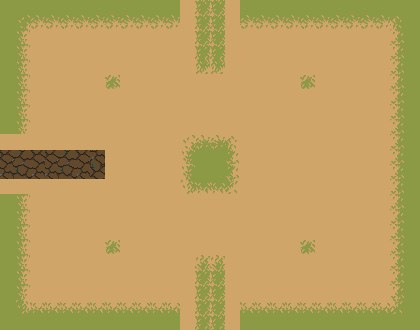

A level layout from a 2D game, rendered from its tile map. Below: a short description, then the map file with its tile-grid data intact:
An orthogonal 28x22 tile map with 15x15 px tiles, 1 tile layer (sueloLayer), 2 tilesets and 21 objects.

<map version="1.10" tiledversion="1.10.2" orientation="orthogonal" renderorder="right-down" width="28" height="22" tilewidth="15" tileheight="15" infinite="0" nextlayerid="3" nextobjectid="32">
 <tileset firstgid="1" source="Ground Tileset.tsx" />
 <tileset firstgid="331" source="bossTileset.tsx" />
 <layer id="1" name="sueloLayer" width="28" height="22">
  <data encoding="csv">
255,255,255,255,255,255,255,255,255,255,255,255,244,257,257,244,255,255,255,255,255,255,255,255,255,255,255,255,
255,221,222,222,222,222,222,222,222,222,222,222,244,257,257,244,222,222,222,222,222,222,222,222,222,222,223,255,
255,243,244,244,244,244,244,244,244,244,244,244,244,257,257,244,244,244,244,244,244,244,244,244,244,244,245,255,
255,243,244,244,244,244,244,244,244,244,244,244,244,257,257,244,244,244,244,244,244,244,244,244,244,244,245,255,
255,243,244,244,244,244,244,244,244,244,244,244,244,279,279,244,244,244,244,244,244,244,244,244,244,244,245,255,
255,243,244,244,244,244,244,301,244,244,244,244,244,244,244,244,244,244,244,244,301,244,244,244,244,244,245,255,
255,243,244,244,244,244,244,244,244,244,244,244,244,244,244,244,244,244,244,244,244,244,244,244,244,244,245,255,
255,243,244,244,244,244,244,244,244,244,244,244,244,244,244,244,244,244,244,244,244,244,244,244,244,244,245,255,
255,243,244,244,244,244,244,244,244,244,244,244,244,244,244,244,244,244,244,244,244,244,244,244,244,244,245,255,
244,244,244,244,244,244,244,244,244,244,244,244,232,233,233,234,244,244,244,244,244,244,244,244,244,244,245,255,
545,546,547,545,546,547,462,244,244,244,244,244,254,255,255,256,244,244,244,244,244,244,244,244,244,244,245,255,
630,631,632,630,631,632,717,244,244,244,244,244,254,255,255,256,244,244,244,244,244,244,244,244,244,244,245,255,
244,244,244,244,244,244,244,244,244,244,244,244,276,277,277,278,244,244,244,244,244,244,244,244,244,244,245,255,
255,243,244,244,244,244,244,244,244,244,244,244,244,244,244,244,244,244,244,244,244,244,244,244,244,244,245,255,
255,243,244,244,244,244,244,244,244,244,244,244,244,244,244,244,244,244,244,244,244,244,244,244,244,244,245,255,
255,243,244,244,244,244,244,244,244,244,244,244,244,244,244,244,244,244,244,244,244,244,244,244,244,244,245,255,
255,243,244,244,244,244,244,301,244,244,244,244,244,244,244,244,244,244,244,244,301,244,244,244,244,244,245,255,
255,243,244,244,244,244,244,244,244,244,244,244,244,235,235,244,244,244,244,244,244,244,244,244,244,244,245,255,
255,243,244,244,244,244,244,244,244,244,244,244,244,257,257,244,244,244,244,244,244,244,244,244,244,244,245,255,
255,243,244,244,244,244,244,244,244,244,244,244,244,257,257,244,244,244,244,244,244,244,244,244,244,244,245,255,
255,265,266,266,266,266,266,266,266,266,266,266,244,257,257,244,266,266,266,266,266,266,266,266,266,266,267,255,
255,255,255,255,255,255,255,255,255,255,255,255,244,257,257,244,255,255,255,255,255,255,255,255,255,255,255,255
</data>
 </layer>
 <objectgroup id="2" name="Colisiones">
  <object id="1" x="0" y="0" width="15" height="120">
   <properties>
    <property name="name" value="pared" />
   </properties>
  </object>
  <object id="2" x="0" y="210" width="15" height="120">
   <properties>
    <property name="name" value="pared" />
   </properties>
  </object>
  <object id="4" x="15" y="315" width="150" height="15">
   <properties>
    <property name="name" value="pared" />
   </properties>
  </object>
  <object id="5" x="255" y="315" width="165" height="15">
   <properties>
    <property name="name" value="pared" />
   </properties>
  </object>
  <object id="6" x="405" y="0" width="15" height="315">
   <properties>
    <property name="name" value="pared" />
   </properties>
  </object>
  <object id="7" x="255" y="0" width="150" height="15">
   <properties>
    <property name="name" value="pared" />
   </properties>
  </object>
  <object id="8" x="15" y="0" width="150" height="15">
   <properties>
    <property name="name" value="pared" />
   </properties>
  </object>
  <object id="9" x="165" y="0" width="90" height="15">
   <properties>
    <property name="name" value="puerta" />
   </properties>
  </object>
  <object id="10" x="0" y="120" width="15" height="90">
   <properties>
    <property name="name" value="puerta" />
   </properties>
  </object>
  <object id="11" x="165" y="315" width="90" height="15">
   <properties>
    <property name="name" value="puerta" />
   </properties>
  </object>
  <object id="12" x="45" y="150" width="30" height="30">
   <properties>
    <property name="name" value="start" />
   </properties>
  </object>
  <object id="13" x="195" y="255" width="30" height="30">
   <properties>
    <property name="name" value="start" />
   </properties>
  </object>
  <object id="14" x="195" y="45" width="30" height="30">
   <properties>
    <property name="name" value="start" />
   </properties>
  </object>
  <object id="15" x="150" y="345" width="120" height="30">
   <properties>
    <property name="name" value="end" />
   </properties>
  </object>
  <object id="17" x="-45" y="105" width="30" height="120">
   <properties>
    <property name="name" value="end" />
   </properties>
  </object>
  <object id="18" x="150" y="-45" width="120" height="30">
   <properties>
    <property name="name" value="end" />
   </properties>
  </object>
  <object id="25" gid="134" x="105" y="90" width="16" height="16">
   <properties>
    <property name="enemigo" value="simple" />
   </properties>
  </object>
  <object id="26" gid="134" x="105" y="255" width="16" height="16">
   <properties>
    <property name="enemigo" value="simple" />
   </properties>
  </object>
  <object id="27" gid="134" x="300" y="255" width="16" height="16">
   <properties>
    <property name="enemigo" value="simple" />
   </properties>
  </object>
  <object id="29" gid="134" x="300" y="90" width="16" height="16">
   <properties>
    <property name="enemigo" value="simple" />
   </properties>
  </object>
  <object id="31" gid="134" x="195" y="179.667" width="30" height="30">
   <properties>
    <property name="enemigo" value="simple" />
   </properties>
  </object>
 </objectgroup>
</map>
